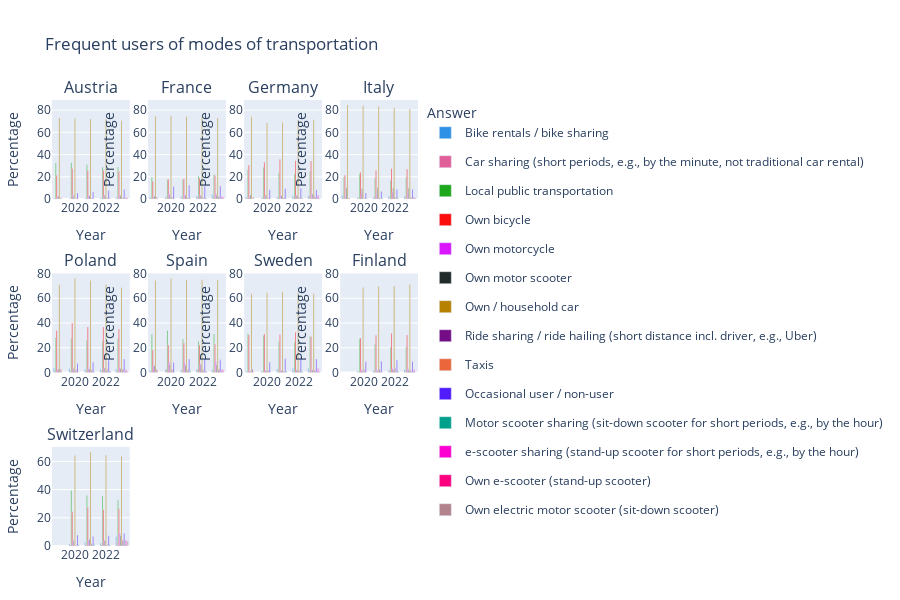

Here is the notebook cell this chart was saved with:
### Code cell
create_bar_plot(frequent_modes_of_transport_df, 'Frequent users of modes of transportation', barmode='group')
